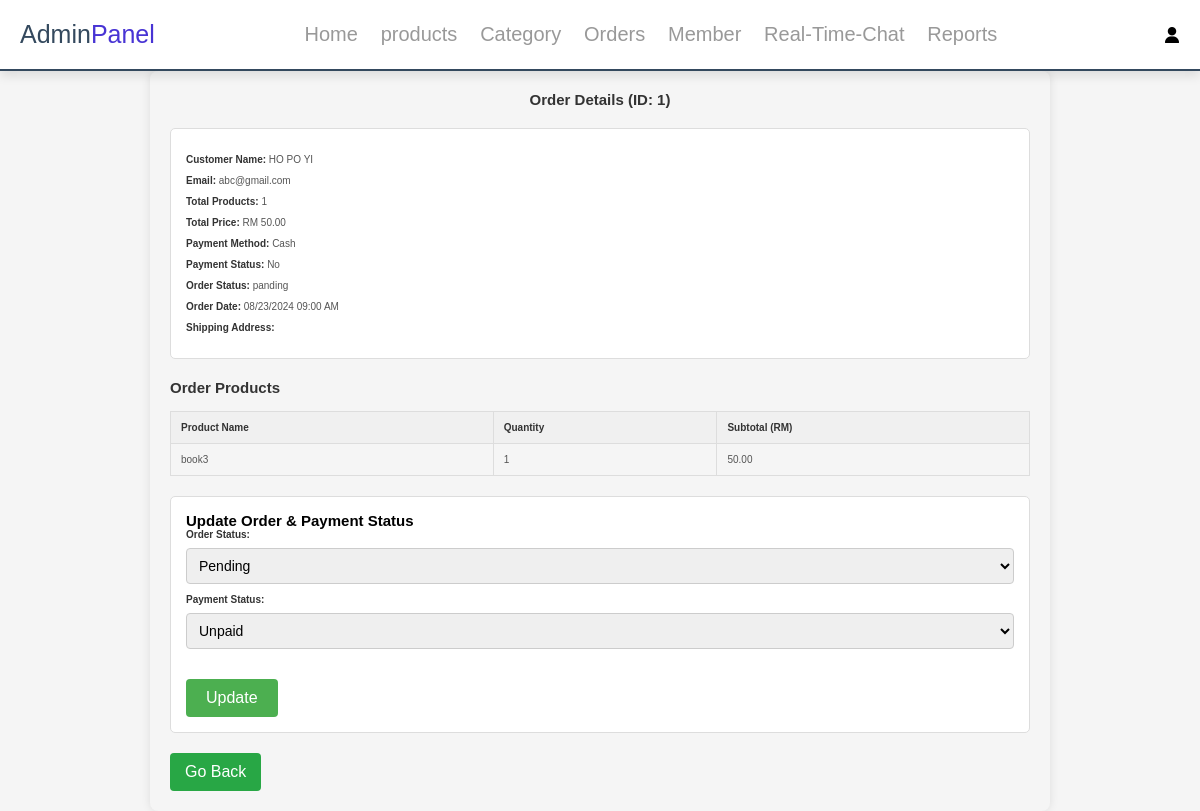
Page /admin/admin_order_detail.php?id=1 (signed in) on the earlier database version.
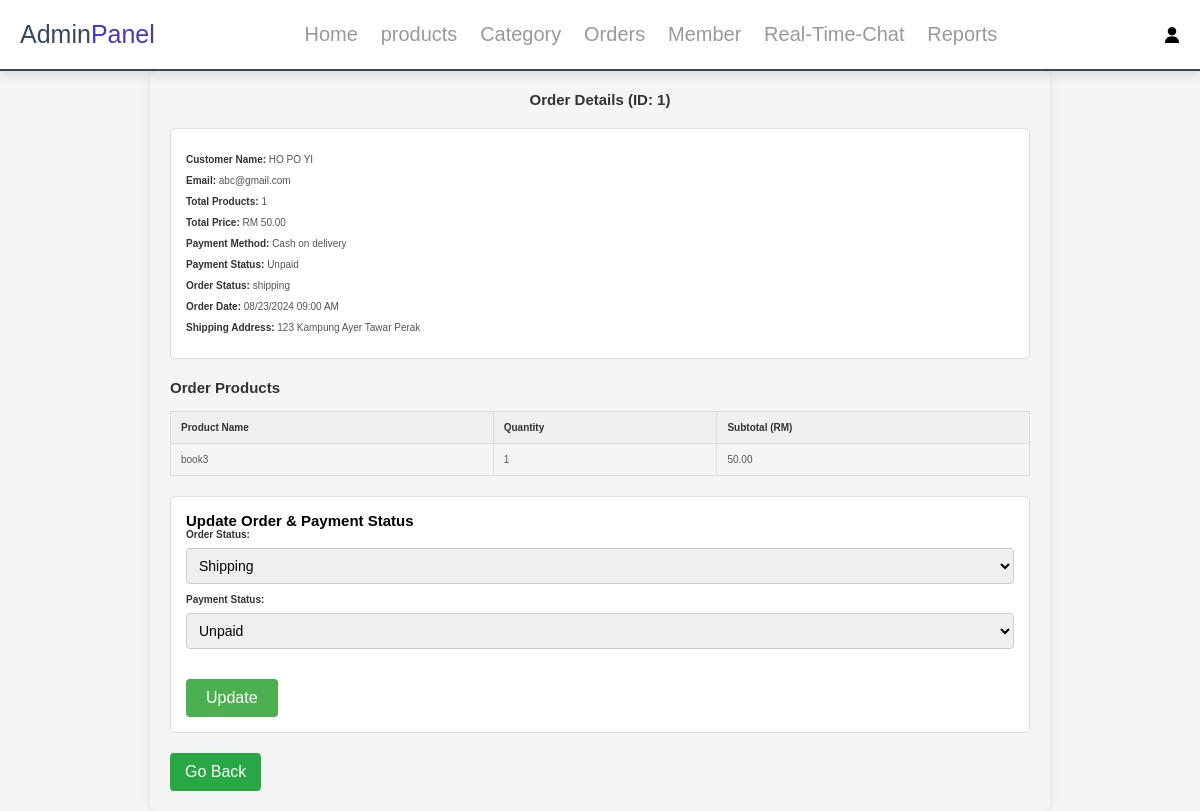
Same page on the later database version.
### tables this page shows
CREATE TABLE `orders` (
  `id` int(11) NOT NULL,
  `member_id` int(11) NOT NULL,
  `date` date NOT NULL,
  `time` time NOT NULL,
  `total_product` int(11) NOT NULL,
  `total_price` double NOT NULL,
  `address` varchar(255) NOT NULL,
  `status` varchar(100) NOT NULL
);

CREATE TABLE `payment` (
  `id` int(11) NOT NULL,
  `orders_id` int(11) NOT NULL,
  `amount` double NOT NULL,
  `payment_method` varchar(100) NOT NULL,
  `bankAccount` varchar(20) NOT NULL,
  `CVV` varchar(5) NOT NULL,
  `expired_date` date NOT NULL,
  `status` varchar(100) NOT NULL
);

CREATE TABLE `user` (
  `id` int(11) NOT NULL,
  `image` varchar(100) NOT NULL,
  `name` varchar(100) NOT NULL,
  `gender` char(1) NOT NULL,
  `dob` date NOT NULL,
  `email` varchar(100) NOT NULL,
  `telephone` varchar(100) NOT NULL,
  `address` varchar(100) NOT NULL,
  `password` varchar(100) NOT NULL,
  `status` varchar(100) NOT NULL,
  `role` varchar(100) NOT NULL,
  `login_attempts` int(11) DEFAULT 0,
  `last_attempt` timestamp NULL DEFAULT NULL,
  `block_until` timestamp NULL DEFAULT NULL
);

### admin/admin_order_detail.php (the view, shortened to what this page needs)
<?php
include '../components/_base.php';
$order_id = get('id');
global $_db;
$order_stmt = $_db->prepare("
    SELECT o.*, u.name AS customer_name, u.email, p.payment_method, p.bankAccount, p.status AS payment_status, p.amount
    FROM orders o
    INNER JOIN user u ON o.member_id = u.id
    LEFT JOIN payment p ON o.id = p.orders_id
    WHERE o.id = ?
");
$order_stmt->execute([$order_id]);
$order = $order_stmt->fetch();
$order_products_stmt = $_db->prepare("
    SELECT p.name, p.price, op.quantity, op.subtotal
    FROM orderproduct op
    INNER JOIN product p ON op.product_id = p.id
    WHERE op.ordersid = ?
");
$order_products_stmt->execute([$order_id]);
$order_products = $order_products_stmt->fetchAll();
?>
<!DOCTYPE html>
<html lang="en">
<head>
    <link rel="stylesheet" href="../css/admin_style.css">
</head>
<body>
<?php include '../components/admin_header.php'; ?>
<section class="order-detail">
    <h1>Order Details (ID: <?= encode($order->id) ?>)</h1>
    <div class="order-info">
        <p><strong>Customer Name:</strong> <?= encode($order->customer_name) ?></p>
        <p><strong>Email:</strong> <?= encode($order->email) ?></p>
        <p><strong>Total Products:</strong> <?= encode($order->total_product) ?></p>
        <p><strong>Total Price:</strong> RM <?= number_format($order->total_price, 2) ?></p>
        <p><strong>Payment Method:</strong> <?= ucfirst($order->payment_method) ?></p>
        <p><strong>Payment Status:</strong> <?= ucfirst($order->payment_status) ?></p>
        <p><strong>Order Status:</strong> <?= encode($order->status) ?></p>
        <p><strong>Order Date:</strong> <?= date('m/d/Y', strtotime($order->date)) ?> <?= date('H:i A', strtotime($order->time)) ?></p>
        <p><strong>Shipping Address:</strong> <?= encode($order->address) ?></p>
    </div>
    <div class="order-products">
        <h2>Order Products</h2>
        <table>
            <thead>
                <tr>
                    <th>Product Name</th>
                    <th>Quantity</th>
                    <th>Subtotal (RM)</th>
                </tr>
            </thead>
            <tbody>
                <?php foreach ($order_products as $product): ?>
                    <tr>
                        <td><?= encode($product->name) ?></td>
                        <td><?= encode($product->quantity) ?></td>
                        <td><?= number_format($product->subtotal, 2) ?></td>
                    </tr>
                <?php endforeach; ?>
            </tbody>
        </table>
    </div>
    <form action="admin_order_detail.php?id=<?= encode($order->id) ?>" method="post" class="order-status-form">
        <h2>Update Order & Payment Status</h2>
        <div class="form-group">
            <label for="status">Order Status:</label>
            <?= html_select2('status', [
                'pending' => 'Pending',
                'shipping' => 'Shipping',
                'completed' => 'Completed',
                'cancelled' => 'Cancelled'
            ], null, '', $order->status); ?>
        </div>
        <div class="form-group">
            <label for="payment_status">Payment Status:</label>
            <?= html_select2('payment_status', [
                'unpaid' => 'Unpaid',
                'paid' => 'Paid',
                'refunded' => 'Refunded'
            ], null, '', $order->payment_status); ?>
        </div>
        <button type="submit">Update</button>
    </form>
    <button type="submit" onclick="window.location.href='admin_orders.php';">Go Back</button>
</section>
</body>
</html>

### components/_base.php (shortened to what this page needs)
<?php
function encode($value) {
    return htmlentities($value);
}
function html_select2($key, $items, $default = '- Select One -', $attr = '', $selected = null) {
    $html = "<select id='$key' name='$key' $attr>";
    foreach ($items as $value => $label) {
        $isSelected = ($value == $selected) ? ' selected' : '';
        $html .= "<option value=\"$value\"$isSelected>$label</option>";
    }
    $html .= "</select>";
    return $html;
}

Differences in the rows shown:
changed orders "09:00 AM": payment.payment_method "Cash" → "Cash on delivery"; payment.status "No" → "Unpaid"; status "panding" → "shipping"; address (not shown) → "123 Kampung Ayer Tawar Perak"
Other differences:
form field status: "Pending" → "Shipping"
